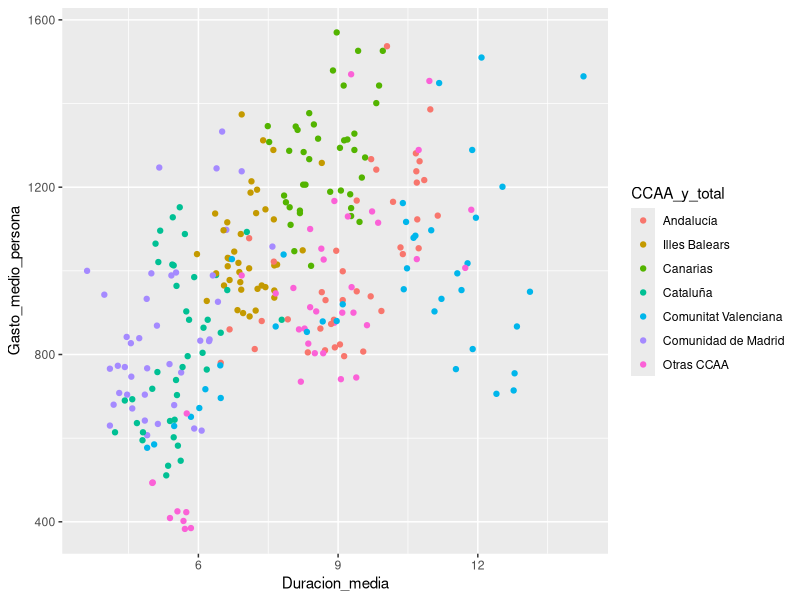

This chart was generated by the following R code:
## ---- chunk 1
# Setup Chunk
library(here)
library(knitr)

knitr::opts_chunk$set(echo = TRUE)
knitr::opts_knit$set(root.dir = here::here()) # Set working directory a la carpeta del proyecto en lugar de a la sub-cartpeta del Rmd
## ---- chunk 2
rm(list=ls())  # Borrar todas las variables al principio
## ---- chunk 3
library(readr)
library(ggplot2)
## ---- chunk 4
gastos <- read_delim("data/Gasto_turistas_internacionales_segun_comunidad_paisresidencia.csv",  delim = ";", escape_double = FALSE, trim_ws = TRUE)
## ---- chunk 5
tipos_datos <- unique(gastos$`Gastos y duración media de los viajes`)
tipos_datos
## ---- chunk 6
gastos1 <- subset(gastos,gastos$`Gastos y duración media de los viajes`== tipos_datos[1])
colnames(gastos1)[colnames(gastos1)=="Total"]<- "Gasto_total"
gastos1<- subset(gastos1, select = -`Gastos y duración media de los viajes`)
## ---- chunk 7
gastos2 <- subset(gastos,gastos$`Gastos y duración media de los viajes`== tipos_datos[2])
colnames(gastos2)[colnames(gastos2)=="Total"]<- "Gasto_medio_persona"
gastos2<- subset(gastos2, select = -`Gastos y duración media de los viajes`)
## ---- chunk 8
gastos3 <- subset(gastos,gastos$`Gastos y duración media de los viajes`== tipos_datos[3])
colnames(gastos3)[colnames(gastos3)=="Total"]<- "Gasto_medio_diario_persona"
gastos3<- subset(gastos3, select = -`Gastos y duración media de los viajes`)
## ---- chunk 9
gastos4 <- subset(gastos,gastos$`Gastos y duración media de los viajes`== tipos_datos[4])
colnames(gastos4)[colnames(gastos4)=="Total"]<- "Duracion_media"
gastos4<- subset(gastos4, select = -`Gastos y duración media de los viajes`)
## ---- chunk 10

# Compruebo que en todas las columnas salvo la última todos las filas son iguales para poder hacer merge de los dos datasets correctamente
any(gastos1[1:length(nrow(gastos1)-1)] !=gastos2[1:length(nrow(gastos2)-1)])
any(gastos3[1:length(nrow(gastos1)-1)] !=gastos4[1:length(nrow(gastos2)-1)])

## ---- chunk 11
# Uno los dos datasets en un único dataset con el que trabajar

gastos12 <- merge(gastos1,gastos2, by = c(colnames(gastos1[1:length(gastos1)-1])))
gastos34 <- merge(gastos3,gastos4, by = c(colnames(gastos3[1:length(gastos3)-1])))
## ---- chunk 12
# Compruebo que en todas las columnas salvo la última todos las filas son iguales para poder hacer merge de los dos datasets correctamente
any(gastos12[1:length(nrow(gastos12)-2)] !=gastos34[1:length(nrow(gastos34)-2)])


# Uno los dos datasets
datos <- merge(gastos12,gastos34, by = c(colnames(gastos12[1:4])))
## ---- chunk 13
unique(datos$`Tipo de dato`)

# Nos quedamos únicamente con los datos base, quitando las tasas de variación
datos <- subset(datos, datos$`Tipo de dato`== unique(datos$`Tipo de dato`)[1])
# Quito la columna irrelevante
datos <- subset(datos, select = -`Tipo de dato`)
## ---- chunk 14
lapply(datos,class)
## ---- chunk 15
# Quitar punto de miles
datos[, 4:ncol(datos)] <- lapply(datos[, 4:ncol(datos)], function(x) gsub("\\.", "", x))
# Sustituir coma decimal por punto decimal
datos[, 4:ncol(datos)] <- lapply(datos[, 4:ncol(datos)], function(x) gsub(",", ".", x))
# Transformar a numerico
datos[, 4:ncol(datos)] <- lapply(datos[, 4:ncol(datos)], function(x) as.numeric(x))
# Comprobar la clase
lapply(datos,class)
## ---- chunk 16
# Comprobar si hay datos NA
any(is.na(datos))
## ---- chunk 17
unique(datos$`País de residencia`)

# Transformacion a factor de paises de residencia
datos$`País de residencia` <- as.factor(datos$`País de residencia`)
## ---- chunk 18
# Transformacion a facotr de nombres de comunidades
unique(datos$`Total Nacional y CCAA`)
datos$`Total Nacional y CCAA`<- as.factor(datos$`Total Nacional y CCAA`)
levels(datos$`Total Nacional y CCAA`) <- c("Andalucía", "Illes Balears","Canarias", "Cataluña","Comunitat Valenciana", "Comunidad de Madrid", "Otras CCAA", "Total")

## ---- chunk 19
colnames(datos)
nombres_columnas <- c("País_residencia", "CCAA_y_total", "Periodo", colnames(datos)[4:7])
colnames(datos)<- nombres_columnas
colnames(datos)
## ---- chunk 20
library(ggplot2)
g <- ggplot(data = datos[datos$CCAA_y_total!="Total" & datos$País_residencia != "Total",],aes(x=Duracion_media,color = CCAA_y_total))
g + geom_point(aes(y = Gasto_medio_persona))
